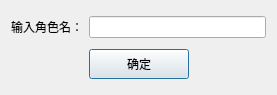
<?xml version="1.0" encoding="UTF-8"?>
<ui version="4.0">
 <class>Dialog</class>
 <widget class="QDialog" name="Dialog">
  <property name="geometry">
   <rect>
    <x>0</x>
    <y>0</y>
    <width>277</width>
    <height>95</height>
   </rect>
  </property>
  <property name="windowTitle">
   <string>Dialog</string>
  </property>
  <layout class="QGridLayout" name="gridLayout">
   <item row="0" column="0">
    <widget class="QLabel" name="label">
     <property name="text">
      <string>输入角色名：</string>
     </property>
    </widget>
   </item>
   <item row="0" column="1">
    <widget class="QLineEdit" name="special_save_le"/>
   </item>
   <item row="1" column="1">
    <widget class="QPushButton" name="special_save_pb">
     <property name="minimumSize">
      <size>
       <width>0</width>
       <height>30</height>
      </size>
     </property>
     <property name="maximumSize">
      <size>
       <width>100</width>
       <height>16777215</height>
      </size>
     </property>
     <property name="text">
      <string>确定</string>
     </property>
    </widget>
   </item>
  </layout>
 </widget>
 <resources/>
 <connections/>
</ui>
